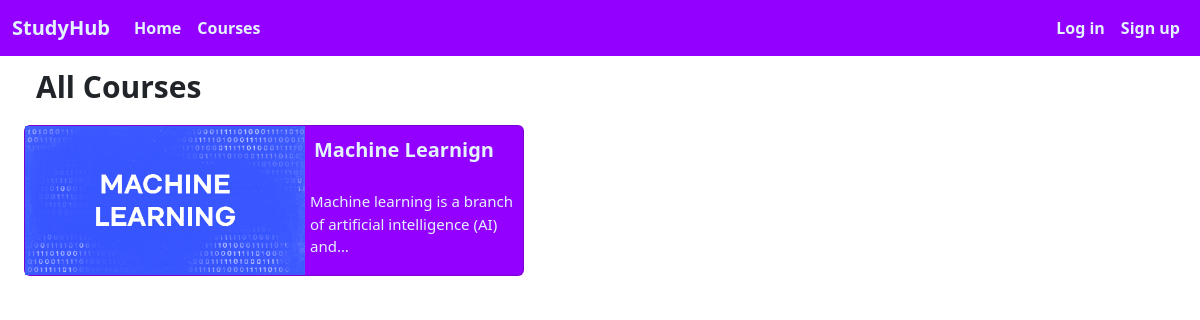
Page /courses/ on the committed database.
### main/models.py (models this page shows, shortened)
class Category(models.Model):
    name = models.CharField(max_length=200)
    description = models.CharField( null=True,max_length=200)
    duration = models.DurationField(null=True)
    thumbnail = models.ImageField(default=None, blank = True,null=True)

### main/views.py (the view)
# urls.py: path("courses/",views.courses, name = "courses"),
def courses(request):
    courses = Category.objects.all()
    context = {"courses":courses}
    return render(request,"main/courses.html",context)

### main/templates/main/courses.html
{% extends 'main.html' %} {% block content %}
<div class="heading-courses">
    <p>All Courses</p>
</div>
<div class="courses">
  {% for course in courses %}
  <a href="{% url 'topic' course.name %}" class="tex-dec-none">
    <div class="card">
      <div class="card-image">
        <img src="{{ course.thumbnail.url }}" alt="" />
      </div>
      <div class="topic-details">
        <div class="heading">
          <p>{{course.name}}</p>
        </div>
        <div class="discrption">
          <p>{{course.description|truncatechars:65}}</p>
        </div>
      </div>
    </div>
  </a>
  {% endfor %}
</div>
{% endblock %}

### static/style/main.css (style rules this page uses)
.tex-dec-none { text-decoration: None; color: black; }
.card { display: flex; flex-direction: row; margin-bottom: 20px ; margin-right: 20px ; background-color: #9400FF; width: 500px; }
.card .card-image img { width: 280px; height: 149px; }
.heading p { padding: 9px 9px; font-size: 20px; font-weight: bold; color: #E4F1FF; }
.card .discrption p { padding: 0px 5px; margin-top: 0; font-size: 15px; margin-bottom: 1rem; color: #E4F1FF; }
.discrption { font-size: 20px; font-weight: 200; color: #E4F1FF; }
.courses { display: flex; flex-direction: row; flex-wrap: wrap; margin: 2vh 2vw; }
.heading-courses p { font-size: 30px; font-weight: 600; margin: 1vh 0vw 2vh 3vw ; }

### rows in the picture
Category: thumbnail (picture), name "Machine Learnign", description "Machine learning is a branch of artificial intelligence (AI) and…"
